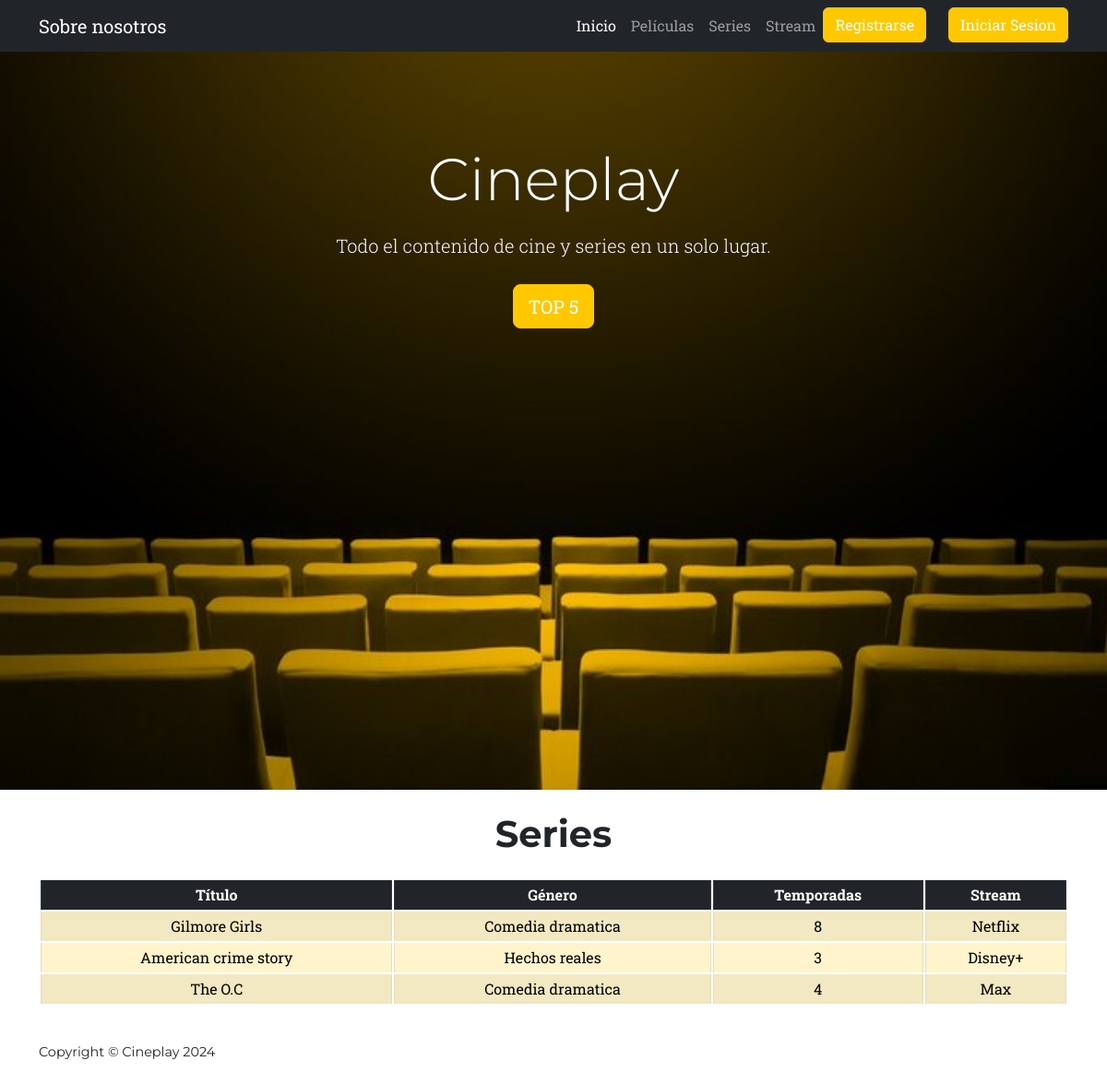
The app's page /series/ with its own data.
### app_play/models.py (models this page shows, shortened)
class Serie(models.Model):
    titulo = models.CharField(max_length=100)
    puntuacion = models.FloatField(default=0.0)
    genero = models.CharField(max_length=100)
    temporadas = models.IntegerField()
    portada = models.ImageField(upload_to='portadas/', default='portadas/default_portada.jpg')
    stream = models.ForeignKey('Stream', on_delete=models.CASCADE)
    sinopsis = models.TextField(blank=True, null=True)

class Stream(models.Model):
    nombre = models.CharField(max_length=100)
    portada = models.ImageField(upload_to='portadas/', default='portadas/default_portada.jpg')
    precio = models.DecimalField(max_digits=10, decimal_places=2, null=True, blank=True)
    url = models.URLField(max_length=100)

### app_play/views.py (the view)
# urls.py: path('series/', views.series, name='series'),
def series(request):
    query=request.GET.get('q')
    if query:
        series = Serie.objects.filter(titulo__icontains=query)
    else:
        series = Serie.objects.all()
    return render(request,'app_play/series.html', {"series": series, "query": query})

### app_play/templates/app_play/series.html (shortened to what this page needs)
{% extends "app_play/base.html" %}
{% block content %}
<h1 class="text-center my-4">Series</h1>
{% if series %}
<div class="container">
    <div class="table-responsive">
        <table class="table table-striped table-bordered table-hover table-sm text-center">
            <thead class="table-dark">
                <tr>
                    <th>Título</th>
                    <th>Género</th>
                    <th>Temporadas</th>
                    <th>Stream</th>
                </tr>
            </thead>
            <tbody>
                {% for serie in series %}
                <tr class="table-warning">
                    <td>{{ serie.titulo }}</td>
                    <td>{{ serie.genero }}</td>
                    <td>{{ serie.temporadas }}</td>
                    <td>{{ serie.stream.nombre }}</td>
                </tr>
                {% endfor %}
            </tbody>
        </table>
    </div>
</div>
{% else %}
<p class="text-center">No se encontraron series.</p>
{% endif %}
{% endblock %}

### records on screen
Serie: titulo "Gilmore Girls", genero "Comedia dramatica", temporadas "8", stream.nombre "Netflix"
Serie: titulo "American crime story", genero "Hechos reales", temporadas "3", stream.nombre "Disney+"
Serie: titulo "The O.C", genero "Comedia dramatica", temporadas "4", stream.nombre "Max"
